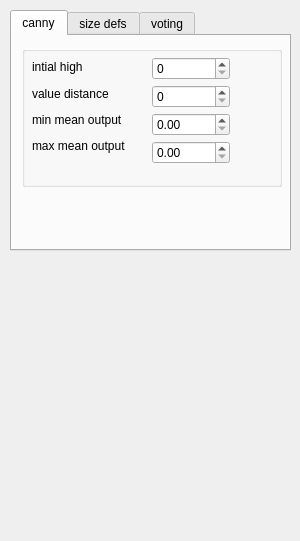
<?xml version="1.0" encoding="UTF-8"?>
<ui version="4.0">
 <class>EllipseFitterParamsWidget</class>
 <widget class="QWidget" name="EllipseFitterParamsWidget">
  <property name="geometry">
   <rect>
    <x>0</x>
    <y>0</y>
    <width>300</width>
    <height>541</height>
   </rect>
  </property>
  <property name="windowTitle">
   <string>Form</string>
  </property>
  <widget class="QTabWidget" name="tabWidget">
   <property name="enabled">
    <bool>true</bool>
   </property>
   <property name="geometry">
    <rect>
     <x>10</x>
     <y>10</y>
     <width>281</width>
     <height>241</height>
    </rect>
   </property>
   <property name="currentIndex">
    <number>0</number>
   </property>
   <property name="usesScrollButtons">
    <bool>true</bool>
   </property>
   <widget class="QWidget" name="tab">
    <attribute name="title">
     <string>canny</string>
    </attribute>
    <widget class="QGroupBox" name="groupBox">
     <property name="geometry">
      <rect>
       <x>10</x>
       <y>10</y>
       <width>260</width>
       <height>141</height>
      </rect>
     </property>
     <property name="title">
      <string/>
     </property>
     <widget class="QWidget" name="layoutWidget0">
      <property name="geometry">
       <rect>
        <x>10</x>
        <y>10</y>
        <width>111</width>
        <height>101</height>
       </rect>
      </property>
      <layout class="QVBoxLayout" name="l2">
       <property name="spacing">
        <number>4</number>
       </property>
       <item>
        <widget class="QLabel" name="label">
         <property name="text">
          <string>intial high</string>
         </property>
        </widget>
       </item>
       <item>
        <widget class="QLabel" name="label_16">
         <property name="text">
          <string>value distance</string>
         </property>
        </widget>
       </item>
       <item>
        <widget class="QLabel" name="label_17">
         <property name="text">
          <string>min mean output</string>
         </property>
        </widget>
       </item>
       <item>
        <widget class="QLabel" name="label_15">
         <property name="text">
          <string>max mean output</string>
         </property>
        </widget>
       </item>
      </layout>
     </widget>
     <widget class="QWidget" name="layoutWidget1">
      <property name="geometry">
       <rect>
        <x>130</x>
        <y>10</y>
        <width>78</width>
        <height>110</height>
       </rect>
      </property>
      <layout class="QVBoxLayout" name="verticalLayout_4">
       <property name="spacing">
        <number>4</number>
       </property>
       <item>
        <widget class="QSpinBox" name="canny_inital_high">
         <property name="maximum">
          <number>3000</number>
         </property>
        </widget>
       </item>
       <item>
        <widget class="QSpinBox" name="canny_value_distance">
         <property name="maximum">
          <number>3000</number>
         </property>
        </widget>
       </item>
       <item>
        <widget class="QDoubleSpinBox" name="canny_min_mean">
         <property name="maximum">
          <double>255.000000000000000</double>
         </property>
        </widget>
       </item>
       <item>
        <widget class="QDoubleSpinBox" name="canny_max_mean">
         <property name="maximum">
          <double>255.000000000000000</double>
         </property>
        </widget>
       </item>
      </layout>
     </widget>
    </widget>
   </widget>
   <widget class="QWidget" name="tab_2">
    <attribute name="title">
     <string>size defs</string>
    </attribute>
    <widget class="QGroupBox" name="groupBox_2">
     <property name="geometry">
      <rect>
       <x>10</x>
       <y>10</y>
       <width>260</width>
       <height>200</height>
      </rect>
     </property>
     <property name="title">
      <string/>
     </property>
     <widget class="QWidget" name="layoutWidget2">
      <property name="geometry">
       <rect>
        <x>10</x>
        <y>10</y>
        <width>99</width>
        <height>111</height>
       </rect>
      </property>
      <layout class="QVBoxLayout" name="l1">
       <item>
        <widget class="QLabel" name="label_5">
         <property name="text">
          <string>min major axis</string>
         </property>
        </widget>
       </item>
       <item>
        <widget class="QLabel" name="label_6">
         <property name="text">
          <string>max major axis</string>
         </property>
        </widget>
       </item>
       <item>
        <widget class="QLabel" name="label_8">
         <property name="text">
          <string>min minor axis</string>
         </property>
        </widget>
       </item>
       <item>
        <widget class="QLabel" name="label_9">
         <property name="text">
          <string>max minor axis</string>
         </property>
        </widget>
       </item>
      </layout>
     </widget>
     <widget class="QWidget" name="layoutWidget3">
      <property name="geometry">
       <rect>
        <x>120</x>
        <y>10</y>
        <width>85</width>
        <height>111</height>
       </rect>
      </property>
      <layout class="QVBoxLayout" name="verticalLayout_2">
       <property name="spacing">
        <number>0</number>
       </property>
       <item>
        <widget class="QSpinBox" name="min_major_axis">
         <property name="maximum">
          <number>150</number>
         </property>
        </widget>
       </item>
       <item>
        <widget class="QSpinBox" name="max_major_axis">
         <property name="maximum">
          <number>150</number>
         </property>
        </widget>
       </item>
       <item>
        <widget class="QSpinBox" name="min_minor_axis">
         <property name="maximum">
          <number>25</number>
         </property>
        </widget>
       </item>
       <item>
        <widget class="QSpinBox" name="max_minor_axis">
         <property name="maximum">
          <number>255</number>
         </property>
        </widget>
       </item>
      </layout>
     </widget>
    </widget>
   </widget>
   <widget class="QWidget" name="tab_3">
    <attribute name="title">
     <string>voting</string>
    </attribute>
    <widget class="QGroupBox" name="groupBox_3">
     <property name="geometry">
      <rect>
       <x>10</x>
       <y>10</y>
       <width>260</width>
       <height>200</height>
      </rect>
     </property>
     <property name="title">
      <string/>
     </property>
     <widget class="QWidget" name="layoutWidget4">
      <property name="geometry">
       <rect>
        <x>10</x>
        <y>10</y>
        <width>100</width>
        <height>111</height>
       </rect>
      </property>
      <layout class="QVBoxLayout" name="verticalLayout_5">
       <property name="spacing">
        <number>0</number>
       </property>
       <item>
        <widget class="QLabel" name="label_11">
         <property name="text">
          <string>use xie (fallback)</string>
         </property>
        </widget>
       </item>
       <item>
        <widget class="QLabel" name="label_12">
         <property name="text">
          <string>edge pixels</string>
         </property>
        </widget>
       </item>
       <item>
        <widget class="QLabel" name="label_10">
         <property name="text">
          <string>min vote</string>
         </property>
        </widget>
       </item>
       <item>
        <widget class="QLabel" name="label_13">
         <property name="text">
          <string>thres vote</string>
         </property>
        </widget>
       </item>
      </layout>
     </widget>
     <widget class="QWidget" name="layoutWidget5">
      <property name="geometry">
       <rect>
        <x>110</x>
        <y>10</y>
        <width>85</width>
        <height>111</height>
       </rect>
      </property>
      <layout class="QVBoxLayout" name="verticalLayout_6">
       <property name="spacing">
        <number>0</number>
       </property>
       <item>
        <widget class="QCheckBox" name="honey_enabled">
         <property name="text">
          <string/>
         </property>
        </widget>
       </item>
       <item>
        <widget class="QSpinBox" name="threshold_edge_pixels">
         <property name="maximum">
          <number>3000</number>
         </property>
        </widget>
       </item>
       <item>
        <widget class="QSpinBox" name="threshold_vote">
         <property name="maximum">
          <number>3000</number>
         </property>
        </widget>
       </item>
       <item>
        <widget class="QSpinBox" name="threshold_best_vote">
         <property name="maximum">
          <number>3000</number>
         </property>
        </widget>
       </item>
      </layout>
     </widget>
    </widget>
   </widget>
  </widget>
 </widget>
 <resources/>
 <connections/>
</ui>
